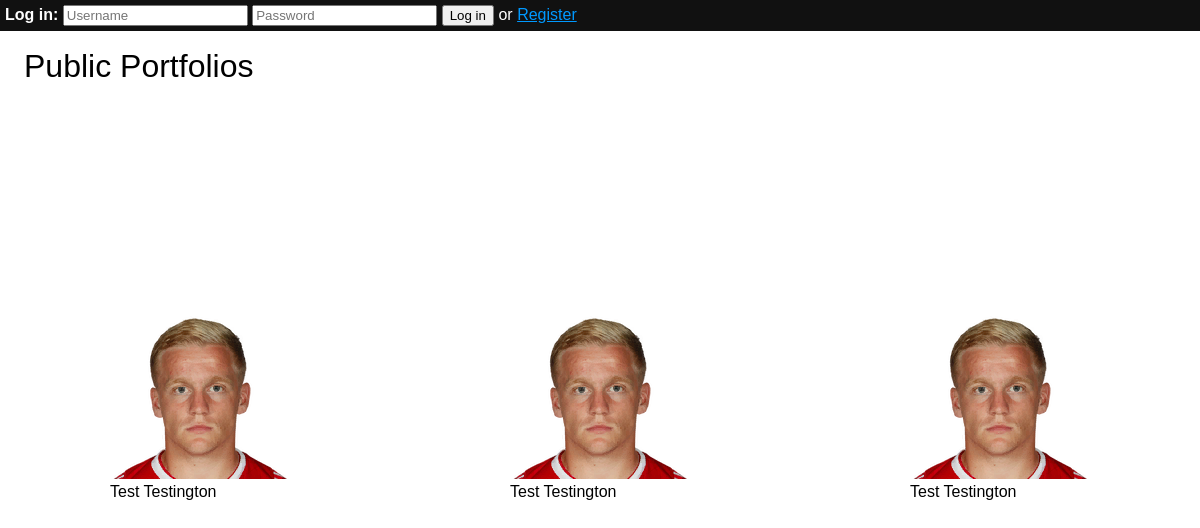
The page / on the database its author committed.
### tables this page shows
CREATE TABLE UserAccounts (
        Username TEXT PRIMARY KEY,
        PasswordHash TEXT NOT NULL,
        FirstName TEXT,
        LastName TEXT,
        ProfilePictureLink TEXT,
        AboutMeText TEXT,
        Contacts Text,
        IsPublic TEXT NOT NULL,
        IsAdmin TEXT NOT NULL
        );

### Session.php (called while the page is built, shortened)
<?php
    require_once "DatabaseInterface.php";
    $sessionUser = null;
    function IsLoggedIn() {
        global $sessionUser;
        return $sessionUser != null;
    }

### DatabaseInterface.php (called while the page is built, shortened)
<?php
class UserAccount{
    static function GetUserAccount($username) : ?UserAccount{
        $db = new SQLite3(SQLPATH);
        $statement = $db->prepare("SELECT FirstName, LastName, Contacts, ProfilePictureLink, AboutMeText, IsPublic, IsAdmin FROM UserAccounts WHERE Username = :username");
        $statement->bindParam(":username", $username);
        $result = $statement->execute()->fetchArray(SQLITE3_ASSOC);
        $userObject = new UserAccount();
        $userObject->_Username = $username;
        $userObject->FirstName = $result["FirstName"];
        $userObject->LastName = $result["LastName"];
        $userObject->ProfilePictureLink = $result["ProfilePictureLink"];
        $userObject->AboutMe = $result["AboutMeText"];
        $userObject->Contacts = explode(ARRAYSEPERATOR,$result["Contacts"]);
        $userObject->IsPublic = $result["IsPublic"];
        $userObject->IsAdmin = $result["IsAdmin"];
        return $userObject;
    }
}
function GetUser($username) : ?UserAccount{
    return UserAccount::GetUserAccount($username);
}
function GetRandomPublicAccounts($count = 1) : array {
    $db = new SQLite3(SQLPATH);
    $statement = $db->prepare("SELECT Username FROM UserAccounts WHERE IsPublic = 1 ORDER BY RANDOM() LIMIT :count");
    $statement->bindParam(":count", $count);
    $result = $statement->execute();
    $users = [];
    while ($user = $result->fetchArray()) {
        $users[$user["Username"]] = GetUser($user["Username"]);
    }
    return $users;
}
    ?>

### index.php (the view, shortened to what this page needs)
<?php
    require_once "DatabaseInterface.php";
    require_once "Session.php";
    $users = GetRandomPublicAccounts(5);
?>
<!DOCTYPE html>
<html>
    <head>
        <link rel="stylesheet" href="style.css" />
    </head>
    <body>
        <div id="session-bar">
            <?php if (IsLoggedIn()): ?>
                You are logged in as <?=$_SESSION["username"];?>. <a href="profileView.php">Go to your profile</a> or <a href="logout.php">log out</a>.
            <?php else: ?>
                <form action="login.php" method="POST">
                    <b>Log in:</b>
                    <input type="text" name="username" id="username" placeholder="Username" required />
                    <input type="password" name="password" id="password" placeholder="Password" required />
                    <button type="submit">Log in</button>
                    or <a href="register.php">Register</a>
                </form>
            <?php endif; ?>
        </div>
        <div id="home-profiles">
            <div class="title">Public Portfolios</div>
            <?php foreach ($users as $username => $user): ?>
                <div class="item">
                    <a href="profileView.php?user=<?=$username;?>" class="link"></a>
                    <div class="centre">
                        <img src="Donny.webp" />
                        <div class="name"><?=$user->FirstName;?> <?=$user->LastName;?></div>
                    </div>
                </div>
            <?php endforeach; ?>
        </div>
    </body>
</html>

### style.css (style rules this page uses)
body { margin: 0; font-family: Arial, Helvetica, sans-serif; color: aliceblue; }
#session-bar { background-color: #111111; color: #FFFFFF; position: fixed; top: 0; left: 0; width: 100%; padding: 5px; margin: none; z-index: 100; }
#session-bar form { margin: 0; }
#session-bar a:link, #session-bar a:visited { color: #0099FF; }
#home-profiles { display: flex; flex-direction: row; position: absolute; top: 0; left: 0; width: 100%; height: 100%; color: black; }
#home-profiles .title { font-size: 24pt; position: absolute; top: 48px; left: 24px; z-index: 20; }
#home-profiles .item { position: relative; flex-grow: 1; }
#home-profiles .item .centre { margin: 0; position: absolute; top: 50%; left: 50%; -ms-transform: translate(-50%, -50%); transform: translate(-50%, -50%); }
#home-profiles .item .link { width: 100%; height: 100%; position: absolute; left: 0; top: 0; z-index: 10; }

### rows shown on the page
useraccounts: FirstName "Test", LastName "Testington"
useraccounts: FirstName "Test", LastName "Testington"
useraccounts: FirstName "Test", LastName "Testington"
